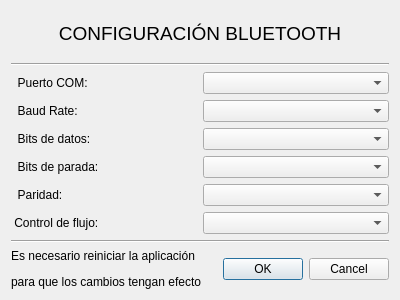
<?xml version="1.0" encoding="UTF-8"?>
<ui version="4.0">
 <class>BTSettingsDialog</class>
 <widget class="QDialog" name="BTSettingsDialog">
  <property name="geometry">
   <rect>
    <x>0</x>
    <y>0</y>
    <width>400</width>
    <height>300</height>
   </rect>
  </property>
  <property name="windowTitle">
   <string>Configuración Bluetooth</string>
  </property>
  <layout class="QVBoxLayout" name="verticalLayout">
   <item>
    <widget class="QLabel" name="titleLabel">
     <property name="font">
      <font>
       <pointsize>14</pointsize>
      </font>
     </property>
     <property name="text">
      <string>&lt;html&gt;&lt;head/&gt;&lt;body&gt;&lt;p align=&quot;center&quot;&gt;CONFIGURACIÓN BLUETOOTH&lt;/p&gt;&lt;/body&gt;&lt;/html&gt;</string>
     </property>
    </widget>
   </item>
   <item>
    <widget class="Line" name="line_2">
     <property name="orientation">
      <enum>Qt::Horizontal</enum>
     </property>
    </widget>
   </item>
   <item>
    <layout class="QHBoxLayout" name="horizontalLayout_6">
     <item>
      <widget class="QLabel" name="portNameLabel">
       <property name="text">
        <string>  Puerto COM: </string>
       </property>
      </widget>
     </item>
     <item>
      <widget class="QComboBox" name="nameComboBox"/>
     </item>
    </layout>
   </item>
   <item>
    <layout class="QHBoxLayout" name="horizontalLayout_7">
     <item>
      <widget class="QLabel" name="label_2">
       <property name="text">
        <string>  Baud Rate:</string>
       </property>
      </widget>
     </item>
     <item>
      <widget class="QComboBox" name="baudComboBox"/>
     </item>
    </layout>
   </item>
   <item>
    <layout class="QHBoxLayout" name="horizontalLayout_5">
     <item>
      <widget class="QLabel" name="label_3">
       <property name="text">
        <string>  Bits de datos:</string>
       </property>
      </widget>
     </item>
     <item>
      <widget class="QComboBox" name="dataBitsComboBox"/>
     </item>
    </layout>
   </item>
   <item>
    <layout class="QHBoxLayout" name="horizontalLayout_4">
     <item>
      <widget class="QLabel" name="label_4">
       <property name="text">
        <string>  Bits de parada:</string>
       </property>
      </widget>
     </item>
     <item>
      <widget class="QComboBox" name="stopBitsComboBox"/>
     </item>
    </layout>
   </item>
   <item>
    <layout class="QHBoxLayout" name="horizontalLayout_3">
     <item>
      <widget class="QLabel" name="label_5">
       <property name="text">
        <string>  Paridad:</string>
       </property>
      </widget>
     </item>
     <item>
      <widget class="QComboBox" name="parityComboBox"/>
     </item>
    </layout>
   </item>
   <item>
    <layout class="QHBoxLayout" name="horizontalLayout_2">
     <item>
      <widget class="QLabel" name="label_6">
       <property name="text">
        <string> Control de flujo: </string>
       </property>
      </widget>
     </item>
     <item>
      <widget class="QComboBox" name="flowComboBox"/>
     </item>
    </layout>
   </item>
   <item>
    <widget class="Line" name="line">
     <property name="orientation">
      <enum>Qt::Horizontal</enum>
     </property>
    </widget>
   </item>
   <item>
    <layout class="QHBoxLayout" name="horizontalLayout">
     <item>
      <widget class="QLabel" name="infoLabel">
       <property name="text">
        <string>&lt;html&gt;&lt;head/&gt;&lt;body&gt;&lt;p&gt;Es necesario reiniciar la aplicación &lt;/p&gt;&lt;p align=&quot;justify&quot;&gt;para que los cambios tengan efecto&lt;/p&gt;&lt;/body&gt;&lt;/html&gt;</string>
       </property>
      </widget>
     </item>
     <item>
      <widget class="QDialogButtonBox" name="buttonBox">
       <property name="orientation">
        <enum>Qt::Horizontal</enum>
       </property>
       <property name="standardButtons">
        <set>QDialogButtonBox::Cancel|QDialogButtonBox::Ok</set>
       </property>
      </widget>
     </item>
    </layout>
   </item>
  </layout>
 </widget>
 <resources/>
 <connections>
  <connection>
   <sender>buttonBox</sender>
   <signal>accepted()</signal>
   <receiver>BTSettingsDialog</receiver>
   <slot>accept()</slot>
   <hints>
    <hint type="sourcelabel">
     <x>248</x>
     <y>254</y>
    </hint>
    <hint type="destinationlabel">
     <x>157</x>
     <y>274</y>
    </hint>
   </hints>
  </connection>
  <connection>
   <sender>buttonBox</sender>
   <signal>rejected()</signal>
   <receiver>BTSettingsDialog</receiver>
   <slot>reject()</slot>
   <hints>
    <hint type="sourcelabel">
     <x>316</x>
     <y>260</y>
    </hint>
    <hint type="destinationlabel">
     <x>286</x>
     <y>274</y>
    </hint>
   </hints>
  </connection>
 </connections>
</ui>
